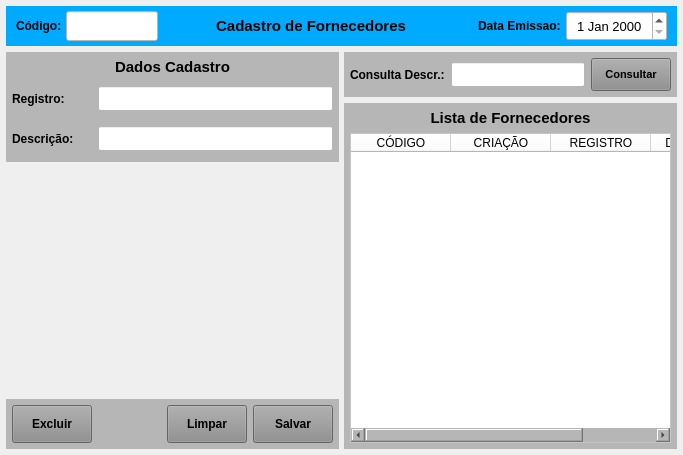
<?xml version="1.0" encoding="UTF-8"?>
<ui version="4.0">
 <class>MainWindow</class>
 <widget class="QMainWindow" name="MainWindow">
  <property name="geometry">
   <rect>
    <x>0</x>
    <y>0</y>
    <width>683</width>
    <height>455</height>
   </rect>
  </property>
  <property name="windowTitle">
   <string>Cadastro de Fornecedores</string>
  </property>
  <property name="styleSheet">
   <string notr="true"/>
  </property>
  <widget class="QWidget" name="centralwidget">
   <layout class="QVBoxLayout" name="verticalLayout">
    <property name="spacing">
     <number>6</number>
    </property>
    <property name="leftMargin">
     <number>6</number>
    </property>
    <property name="topMargin">
     <number>6</number>
    </property>
    <property name="rightMargin">
     <number>6</number>
    </property>
    <property name="bottomMargin">
     <number>6</number>
    </property>
    <item>
     <widget class="QWidget" name="widget" native="true">
      <property name="minimumSize">
       <size>
        <width>0</width>
        <height>40</height>
       </size>
      </property>
      <property name="maximumSize">
       <size>
        <width>16777215</width>
        <height>40</height>
       </size>
      </property>
      <property name="styleSheet">
       <string notr="true">background-color: rgb(0, 170, 255);</string>
      </property>
      <layout class="QHBoxLayout" name="horizontalLayout">
       <property name="spacing">
        <number>2</number>
       </property>
       <property name="leftMargin">
        <number>10</number>
       </property>
       <property name="topMargin">
        <number>5</number>
       </property>
       <property name="rightMargin">
        <number>10</number>
       </property>
       <property name="bottomMargin">
        <number>5</number>
       </property>
       <item>
        <widget class="QLabel" name="label_4">
         <property name="minimumSize">
          <size>
           <width>48</width>
           <height>0</height>
          </size>
         </property>
         <property name="maximumSize">
          <size>
           <width>48</width>
           <height>16777215</height>
          </size>
         </property>
         <property name="font">
          <font>
           <pointsize>9</pointsize>
           <weight>75</weight>
           <bold>true</bold>
          </font>
         </property>
         <property name="styleSheet">
          <string notr="true"/>
         </property>
         <property name="text">
          <string>Código:</string>
         </property>
         <property name="alignment">
          <set>Qt::AlignLeading|Qt::AlignLeft|Qt::AlignVCenter</set>
         </property>
        </widget>
       </item>
       <item>
        <widget class="QLineEdit" name="line_Num">
         <property name="sizePolicy">
          <sizepolicy hsizetype="Preferred" vsizetype="Preferred">
           <horstretch>0</horstretch>
           <verstretch>0</verstretch>
          </sizepolicy>
         </property>
         <property name="minimumSize">
          <size>
           <width>92</width>
           <height>0</height>
          </size>
         </property>
         <property name="maximumSize">
          <size>
           <width>92</width>
           <height>16777215</height>
          </size>
         </property>
         <property name="font">
          <font>
           <pointsize>12</pointsize>
          </font>
         </property>
         <property name="styleSheet">
          <string notr="true">background-color: rgb(255, 255, 255);</string>
         </property>
         <property name="inputMask">
          <string/>
         </property>
         <property name="text">
          <string/>
         </property>
         <property name="frame">
          <bool>true</bool>
         </property>
         <property name="echoMode">
          <enum>QLineEdit::Normal</enum>
         </property>
         <property name="alignment">
          <set>Qt::AlignCenter</set>
         </property>
         <property name="dragEnabled">
          <bool>false</bool>
         </property>
         <property name="placeholderText">
          <string/>
         </property>
        </widget>
       </item>
       <item>
        <widget class="QLabel" name="label_13">
         <property name="sizePolicy">
          <sizepolicy hsizetype="Preferred" vsizetype="Preferred">
           <horstretch>0</horstretch>
           <verstretch>0</verstretch>
          </sizepolicy>
         </property>
         <property name="minimumSize">
          <size>
           <width>0</width>
           <height>0</height>
          </size>
         </property>
         <property name="font">
          <font>
           <pointsize>11</pointsize>
           <weight>75</weight>
           <bold>true</bold>
          </font>
         </property>
         <property name="styleSheet">
          <string notr="true"/>
         </property>
         <property name="text">
          <string>Cadastro de Fornecedores</string>
         </property>
         <property name="alignment">
          <set>Qt::AlignCenter</set>
         </property>
        </widget>
       </item>
       <item>
        <widget class="QLabel" name="label_11">
         <property name="sizePolicy">
          <sizepolicy hsizetype="Preferred" vsizetype="Preferred">
           <horstretch>0</horstretch>
           <verstretch>0</verstretch>
          </sizepolicy>
         </property>
         <property name="minimumSize">
          <size>
           <width>100</width>
           <height>0</height>
          </size>
         </property>
         <property name="maximumSize">
          <size>
           <width>100</width>
           <height>16777215</height>
          </size>
         </property>
         <property name="font">
          <font>
           <pointsize>9</pointsize>
           <weight>75</weight>
           <bold>true</bold>
          </font>
         </property>
         <property name="styleSheet">
          <string notr="true"/>
         </property>
         <property name="text">
          <string>Data Emissao: </string>
         </property>
         <property name="alignment">
          <set>Qt::AlignRight|Qt::AlignTrailing|Qt::AlignVCenter</set>
         </property>
        </widget>
       </item>
       <item>
        <widget class="QDateEdit" name="date_Emissao">
         <property name="sizePolicy">
          <sizepolicy hsizetype="Preferred" vsizetype="Preferred">
           <horstretch>0</horstretch>
           <verstretch>0</verstretch>
          </sizepolicy>
         </property>
         <property name="minimumSize">
          <size>
           <width>101</width>
           <height>0</height>
          </size>
         </property>
         <property name="maximumSize">
          <size>
           <width>101</width>
           <height>16777215</height>
          </size>
         </property>
         <property name="font">
          <font>
           <pointsize>10</pointsize>
          </font>
         </property>
         <property name="styleSheet">
          <string notr="true">background-color: rgb(255, 255, 255);</string>
         </property>
         <property name="alignment">
          <set>Qt::AlignCenter</set>
         </property>
        </widget>
       </item>
      </layout>
     </widget>
    </item>
    <item>
     <widget class="QWidget" name="widget_2" native="true">
      <property name="styleSheet">
       <string notr="true"/>
      </property>
      <layout class="QHBoxLayout" name="horizontalLayout_3">
       <property name="spacing">
        <number>5</number>
       </property>
       <property name="leftMargin">
        <number>0</number>
       </property>
       <property name="topMargin">
        <number>0</number>
       </property>
       <property name="rightMargin">
        <number>0</number>
       </property>
       <property name="bottomMargin">
        <number>0</number>
       </property>
       <item>
        <widget class="QWidget" name="widget_4" native="true">
         <property name="minimumSize">
          <size>
           <width>0</width>
           <height>0</height>
          </size>
         </property>
         <property name="maximumSize">
          <size>
           <width>391</width>
           <height>16777215</height>
          </size>
         </property>
         <property name="styleSheet">
          <string notr="true"/>
         </property>
         <layout class="QVBoxLayout" name="verticalLayout_2">
          <property name="spacing">
           <number>5</number>
          </property>
          <property name="leftMargin">
           <number>0</number>
          </property>
          <property name="topMargin">
           <number>0</number>
          </property>
          <property name="rightMargin">
           <number>0</number>
          </property>
          <property name="bottomMargin">
           <number>0</number>
          </property>
          <item>
           <widget class="QWidget" name="widget_6" native="true">
            <property name="minimumSize">
             <size>
              <width>0</width>
              <height>110</height>
             </size>
            </property>
            <property name="maximumSize">
             <size>
              <width>16777215</width>
              <height>110</height>
             </size>
            </property>
            <property name="styleSheet">
             <string notr="true">background-color: rgb(182, 182, 182);</string>
            </property>
            <layout class="QVBoxLayout" name="verticalLayout_3">
             <property name="leftMargin">
              <number>6</number>
             </property>
             <property name="topMargin">
              <number>6</number>
             </property>
             <property name="rightMargin">
              <number>6</number>
             </property>
             <property name="bottomMargin">
              <number>6</number>
             </property>
             <item>
              <widget class="QLabel" name="label_2">
               <property name="minimumSize">
                <size>
                 <width>0</width>
                 <height>18</height>
                </size>
               </property>
               <property name="maximumSize">
                <size>
                 <width>16777215</width>
                 <height>18</height>
                </size>
               </property>
               <property name="font">
                <font>
                 <pointsize>11</pointsize>
                 <weight>75</weight>
                 <bold>true</bold>
                </font>
               </property>
               <property name="text">
                <string>Dados Cadastro</string>
               </property>
               <property name="alignment">
                <set>Qt::AlignCenter</set>
               </property>
              </widget>
             </item>
             <item>
              <widget class="QWidget" name="widget_10" native="true">
               <layout class="QHBoxLayout" name="horizontalLayout_6">
                <property name="leftMargin">
                 <number>0</number>
                </property>
                <property name="topMargin">
                 <number>0</number>
                </property>
                <property name="rightMargin">
                 <number>0</number>
                </property>
                <property name="bottomMargin">
                 <number>0</number>
                </property>
                <item>
                 <widget class="QLabel" name="label_25">
                  <property name="minimumSize">
                   <size>
                    <width>80</width>
                    <height>0</height>
                   </size>
                  </property>
                  <property name="maximumSize">
                   <size>
                    <width>80</width>
                    <height>16777215</height>
                   </size>
                  </property>
                  <property name="font">
                   <font>
                    <pointsize>9</pointsize>
                    <weight>75</weight>
                    <bold>true</bold>
                   </font>
                  </property>
                  <property name="text">
                   <string>Registro:</string>
                  </property>
                  <property name="alignment">
                   <set>Qt::AlignLeading|Qt::AlignLeft|Qt::AlignVCenter</set>
                  </property>
                 </widget>
                </item>
                <item>
                 <widget class="QLineEdit" name="line_Registro">
                  <property name="sizePolicy">
                   <sizepolicy hsizetype="Preferred" vsizetype="Preferred">
                    <horstretch>0</horstretch>
                    <verstretch>0</verstretch>
                   </sizepolicy>
                  </property>
                  <property name="minimumSize">
                   <size>
                    <width>0</width>
                    <height>25</height>
                   </size>
                  </property>
                  <property name="maximumSize">
                   <size>
                    <width>16777215</width>
                    <height>25</height>
                   </size>
                  </property>
                  <property name="font">
                   <font>
                    <pointsize>9</pointsize>
                   </font>
                  </property>
                  <property name="styleSheet">
                   <string notr="true">background-color: rgb(255, 255, 255);</string>
                  </property>
                  <property name="text">
                   <string/>
                  </property>
                  <property name="maxLength">
                   <number>45</number>
                  </property>
                  <property name="alignment">
                   <set>Qt::AlignLeading|Qt::AlignLeft|Qt::AlignVCenter</set>
                  </property>
                 </widget>
                </item>
               </layout>
              </widget>
             </item>
             <item>
              <widget class="QWidget" name="widget_8" native="true">
               <layout class="QHBoxLayout" name="horizontalLayout_4">
                <property name="leftMargin">
                 <number>0</number>
                </property>
                <property name="topMargin">
                 <number>0</number>
                </property>
                <property name="rightMargin">
                 <number>0</number>
                </property>
                <property name="bottomMargin">
                 <number>0</number>
                </property>
                <item>
                 <widget class="QLabel" name="label_24">
                  <property name="minimumSize">
                   <size>
                    <width>80</width>
                    <height>0</height>
                   </size>
                  </property>
                  <property name="maximumSize">
                   <size>
                    <width>80</width>
                    <height>16777215</height>
                   </size>
                  </property>
                  <property name="font">
                   <font>
                    <pointsize>9</pointsize>
                    <weight>75</weight>
                    <bold>true</bold>
                   </font>
                  </property>
                  <property name="text">
                   <string>Descrição:</string>
                  </property>
                  <property name="alignment">
                   <set>Qt::AlignLeading|Qt::AlignLeft|Qt::AlignVCenter</set>
                  </property>
                 </widget>
                </item>
                <item>
                 <widget class="QLineEdit" name="line_Descricao">
                  <property name="sizePolicy">
                   <sizepolicy hsizetype="Preferred" vsizetype="Preferred">
                    <horstretch>0</horstretch>
                    <verstretch>0</verstretch>
                   </sizepolicy>
                  </property>
                  <property name="minimumSize">
                   <size>
                    <width>0</width>
                    <height>25</height>
                   </size>
                  </property>
                  <property name="maximumSize">
                   <size>
                    <width>16777215</width>
                    <height>25</height>
                   </size>
                  </property>
                  <property name="font">
                   <font>
                    <pointsize>9</pointsize>
                   </font>
                  </property>
                  <property name="styleSheet">
                   <string notr="true">background-color: rgb(255, 255, 255);</string>
                  </property>
                  <property name="text">
                   <string/>
                  </property>
                  <property name="maxLength">
                   <number>45</number>
                  </property>
                  <property name="alignment">
                   <set>Qt::AlignLeading|Qt::AlignLeft|Qt::AlignVCenter</set>
                  </property>
                 </widget>
                </item>
               </layout>
              </widget>
             </item>
            </layout>
           </widget>
          </item>
          <item>
           <widget class="QWidget" name="widget_7" native="true"/>
          </item>
          <item>
           <widget class="QWidget" name="widget_3" native="true">
            <property name="minimumSize">
             <size>
              <width>0</width>
              <height>50</height>
             </size>
            </property>
            <property name="maximumSize">
             <size>
              <width>16777215</width>
              <height>50</height>
             </size>
            </property>
            <property name="styleSheet">
             <string notr="true">background-color: rgb(182, 182, 182);</string>
            </property>
            <layout class="QHBoxLayout" name="horizontalLayout_2">
             <property name="spacing">
              <number>6</number>
             </property>
             <property name="leftMargin">
              <number>6</number>
             </property>
             <property name="topMargin">
              <number>6</number>
             </property>
             <property name="rightMargin">
              <number>6</number>
             </property>
             <property name="bottomMargin">
              <number>6</number>
             </property>
             <item>
              <widget class="QPushButton" name="btn_Excluir">
               <property name="sizePolicy">
                <sizepolicy hsizetype="Fixed" vsizetype="Preferred">
                 <horstretch>0</horstretch>
                 <verstretch>0</verstretch>
                </sizepolicy>
               </property>
               <property name="maximumSize">
                <size>
                 <width>80</width>
                 <height>16777215</height>
                </size>
               </property>
               <property name="font">
                <font>
                 <pointsize>9</pointsize>
                 <weight>75</weight>
                 <bold>true</bold>
                </font>
               </property>
               <property name="cursor">
                <cursorShape>PointingHandCursor</cursorShape>
               </property>
               <property name="layoutDirection">
                <enum>Qt::LeftToRight</enum>
               </property>
               <property name="autoFillBackground">
                <bool>false</bool>
               </property>
               <property name="styleSheet">
                <string notr="true">background-color: rgb(141, 141, 141);</string>
               </property>
               <property name="text">
                <string>Excluir</string>
               </property>
               <property name="checkable">
                <bool>false</bool>
               </property>
               <property name="autoDefault">
                <bool>false</bool>
               </property>
               <property name="default">
                <bool>false</bool>
               </property>
               <property name="flat">
                <bool>false</bool>
               </property>
              </widget>
             </item>
             <item>
              <widget class="QLabel" name="label">
               <property name="text">
                <string/>
               </property>
              </widget>
             </item>
             <item>
              <widget class="QPushButton" name="btn_Limpar">
               <property name="sizePolicy">
                <sizepolicy hsizetype="Fixed" vsizetype="Preferred">
                 <horstretch>0</horstretch>
                 <verstretch>0</verstretch>
                </sizepolicy>
               </property>
               <property name="maximumSize">
                <size>
                 <width>80</width>
                 <height>16777215</height>
                </size>
               </property>
               <property name="font">
                <font>
                 <pointsize>9</pointsize>
                 <weight>75</weight>
                 <bold>true</bold>
                </font>
               </property>
               <property name="cursor">
                <cursorShape>PointingHandCursor</cursorShape>
               </property>
               <property name="layoutDirection">
                <enum>Qt::LeftToRight</enum>
               </property>
               <property name="autoFillBackground">
                <bool>false</bool>
               </property>
               <property name="styleSheet">
                <string notr="true">background-color: rgb(141, 141, 141);</string>
               </property>
               <property name="text">
                <string>Limpar</string>
               </property>
               <property name="checkable">
                <bool>false</bool>
               </property>
               <property name="autoDefault">
                <bool>false</bool>
               </property>
               <property name="default">
                <bool>false</bool>
               </property>
               <property name="flat">
                <bool>false</bool>
               </property>
              </widget>
             </item>
             <item>
              <widget class="QPushButton" name="btn_Salvar">
               <property name="sizePolicy">
                <sizepolicy hsizetype="Fixed" vsizetype="Preferred">
                 <horstretch>0</horstretch>
                 <verstretch>0</verstretch>
                </sizepolicy>
               </property>
               <property name="maximumSize">
                <size>
                 <width>80</width>
                 <height>16777215</height>
                </size>
               </property>
               <property name="font">
                <font>
                 <pointsize>9</pointsize>
                 <weight>75</weight>
                 <bold>true</bold>
                </font>
               </property>
               <property name="cursor">
                <cursorShape>PointingHandCursor</cursorShape>
               </property>
               <property name="styleSheet">
                <string notr="true">background-color: rgb(141, 141, 141);</string>
               </property>
               <property name="text">
                <string>Salvar</string>
               </property>
              </widget>
             </item>
            </layout>
           </widget>
          </item>
         </layout>
        </widget>
       </item>
       <item>
        <widget class="QWidget" name="widget_5" native="true">
         <property name="styleSheet">
          <string notr="true"/>
         </property>
         <layout class="QVBoxLayout" name="verticalLayout_5">
          <property name="leftMargin">
           <number>0</number>
          </property>
          <property name="topMargin">
           <number>0</number>
          </property>
          <property name="rightMargin">
           <number>0</number>
          </property>
          <property name="bottomMargin">
           <number>0</number>
          </property>
          <item>
           <widget class="QWidget" name="widget_12" native="true">
            <property name="maximumSize">
             <size>
              <width>16777215</width>
              <height>45</height>
             </size>
            </property>
            <property name="sizeIncrement">
             <size>
              <width>0</width>
              <height>45</height>
             </size>
            </property>
            <property name="styleSheet">
             <string notr="true">background-color: rgb(182, 182, 182);</string>
            </property>
            <layout class="QHBoxLayout" name="horizontalLayout_7">
             <property name="leftMargin">
              <number>6</number>
             </property>
             <property name="topMargin">
              <number>6</number>
             </property>
             <property name="rightMargin">
              <number>6</number>
             </property>
             <property name="bottomMargin">
              <number>6</number>
             </property>
             <item>
              <widget class="QLabel" name="label_6">
               <property name="minimumSize">
                <size>
                 <width>0</width>
                 <height>0</height>
                </size>
               </property>
               <property name="maximumSize">
                <size>
                 <width>95</width>
                 <height>16777215</height>
                </size>
               </property>
               <property name="font">
                <font>
                 <pointsize>9</pointsize>
                 <weight>75</weight>
                 <bold>true</bold>
                </font>
               </property>
               <property name="text">
                <string>Consulta Descr.:</string>
               </property>
               <property name="alignment">
                <set>Qt::AlignLeading|Qt::AlignLeft|Qt::AlignVCenter</set>
               </property>
              </widget>
             </item>
             <item>
              <widget class="QLineEdit" name="line_Consulta">
               <property name="sizePolicy">
                <sizepolicy hsizetype="Preferred" vsizetype="Preferred">
                 <horstretch>0</horstretch>
                 <verstretch>0</verstretch>
                </sizepolicy>
               </property>
               <property name="minimumSize">
                <size>
                 <width>0</width>
                 <height>25</height>
                </size>
               </property>
               <property name="maximumSize">
                <size>
                 <width>16777215</width>
                 <height>25</height>
                </size>
               </property>
               <property name="font">
                <font>
                 <pointsize>9</pointsize>
                </font>
               </property>
               <property name="styleSheet">
                <string notr="true">background-color: rgb(255, 255, 255);</string>
               </property>
               <property name="inputMask">
                <string/>
               </property>
               <property name="alignment">
                <set>Qt::AlignLeading|Qt::AlignLeft|Qt::AlignVCenter</set>
               </property>
              </widget>
             </item>
             <item>
              <widget class="QPushButton" name="btn_Consulta">
               <property name="sizePolicy">
                <sizepolicy hsizetype="Preferred" vsizetype="Preferred">
                 <horstretch>0</horstretch>
                 <verstretch>0</verstretch>
                </sizepolicy>
               </property>
               <property name="minimumSize">
                <size>
                 <width>80</width>
                 <height>0</height>
                </size>
               </property>
               <property name="maximumSize">
                <size>
                 <width>80</width>
                 <height>16777215</height>
                </size>
               </property>
               <property name="font">
                <font>
                 <pointsize>8</pointsize>
                 <weight>75</weight>
                 <bold>true</bold>
                </font>
               </property>
               <property name="cursor">
                <cursorShape>PointingHandCursor</cursorShape>
               </property>
               <property name="layoutDirection">
                <enum>Qt::LeftToRight</enum>
               </property>
               <property name="autoFillBackground">
                <bool>false</bool>
               </property>
               <property name="styleSheet">
                <string notr="true">background-color: rgb(141, 141, 141);</string>
               </property>
               <property name="text">
                <string>Consultar</string>
               </property>
               <property name="checkable">
                <bool>false</bool>
               </property>
               <property name="autoDefault">
                <bool>false</bool>
               </property>
               <property name="default">
                <bool>false</bool>
               </property>
               <property name="flat">
                <bool>false</bool>
               </property>
              </widget>
             </item>
            </layout>
           </widget>
          </item>
          <item>
           <widget class="QWidget" name="widget_11" native="true">
            <property name="styleSheet">
             <string notr="true">background-color: rgb(182, 182, 182);</string>
            </property>
            <layout class="QVBoxLayout" name="verticalLayout_4">
             <property name="leftMargin">
              <number>6</number>
             </property>
             <property name="topMargin">
              <number>6</number>
             </property>
             <property name="rightMargin">
              <number>6</number>
             </property>
             <property name="bottomMargin">
              <number>6</number>
             </property>
             <item>
              <widget class="QLabel" name="label_5">
               <property name="minimumSize">
                <size>
                 <width>0</width>
                 <height>18</height>
                </size>
               </property>
               <property name="maximumSize">
                <size>
                 <width>16777215</width>
                 <height>18</height>
                </size>
               </property>
               <property name="font">
                <font>
                 <pointsize>11</pointsize>
                 <weight>75</weight>
                 <bold>true</bold>
                </font>
               </property>
               <property name="text">
                <string>Lista de Fornecedores</string>
               </property>
               <property name="alignment">
                <set>Qt::AlignCenter</set>
               </property>
              </widget>
             </item>
             <item>
              <widget class="QTableWidget" name="table_Lista">
               <property name="sizePolicy">
                <sizepolicy hsizetype="Preferred" vsizetype="Preferred">
                 <horstretch>0</horstretch>
                 <verstretch>0</verstretch>
                </sizepolicy>
               </property>
               <property name="font">
                <font>
                 <pointsize>9</pointsize>
                </font>
               </property>
               <property name="styleSheet">
                <string notr="true">background-color: rgb(255, 255, 255);</string>
               </property>
               <attribute name="verticalHeaderDefaultSectionSize">
                <number>0</number>
               </attribute>
               <attribute name="verticalHeaderMinimumSectionSize">
                <number>0</number>
               </attribute>
               <column>
                <property name="text">
                 <string>CÓDIGO</string>
                </property>
               </column>
               <column>
                <property name="text">
                 <string>CRIAÇÃO</string>
                </property>
               </column>
               <column>
                <property name="text">
                 <string>REGISTRO</string>
                </property>
               </column>
               <column>
                <property name="text">
                 <string>DESCRIÇÃO</string>
                </property>
               </column>
              </widget>
             </item>
            </layout>
           </widget>
          </item>
         </layout>
        </widget>
       </item>
      </layout>
     </widget>
    </item>
   </layout>
  </widget>
 </widget>
 <resources/>
 <connections/>
</ui>
